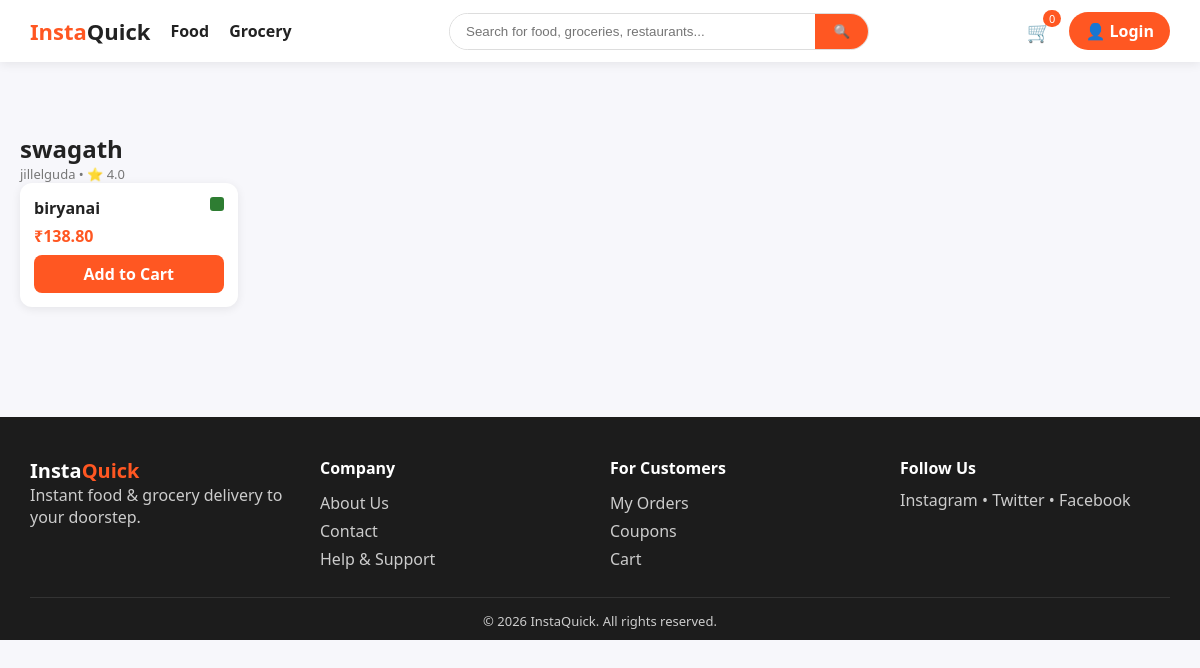
/food/restaurant/1/, run on the app's committed database.
### food/models.py (models this page shows, shortened)
class Restaurant(models.Model):
    name = models.CharField(max_length=150)
    address = models.CharField(max_length=255)
    rating = models.DecimalField(max_digits=2, decimal_places=1, default=4.0)
    image = models.ImageField(upload_to="restaurants/", blank=True, null=True)
    latitude = models.DecimalField(max_digits=9, decimal_places=6, null=True, blank=True)
    longitude = models.DecimalField(max_digits=9, decimal_places=6, null=True, blank=True)

class FoodItem(models.Model):
    restaurant = models.ForeignKey(Restaurant, on_delete=models.CASCADE, related_name="items")
    category = models.ForeignKey(FoodCategory, on_delete=models.SET_NULL, null=True, related_name="items")
    name = models.CharField(max_length=150)
    description = models.TextField(blank=True)
    price = models.DecimalField(max_digits=8, decimal_places=2)
    image = models.ImageField(upload_to="food/", blank=True, null=True)
    is_veg = models.BooleanField(default=True)  # drives the veg/non-veg toggle colour
    is_available = models.BooleanField(default=True)
    is_recommended = models.BooleanField(default=False)
    created_at = models.DateTimeField(auto_now_add=True)

### food/views.py (the view)
# urls.py: path("restaurant/<int:pk>/", views.restaurant_detail, name="restaurant_detail"),
def restaurant_detail(request, pk):
    restaurant = get_object_or_404(Restaurant, pk=pk)
    items = restaurant.items.filter(is_available=True)
    return render(request, "food/restaurant_detail.html", {
        "restaurant": restaurant, "items": items
    })

### orders/context_processors.py (called while the page is built, shortened)
def google_maps_key(request):
    return {"GOOGLE_MAPS_API_KEY": settings.GOOGLE_MAPS_API_KEY}

def cart_summary(request):
    food_count = 0
    grocery_count = 0
    return {"food_cart_count": food_count, "grocery_cart_count": grocery_count}

### templates/food/restaurant_detail.html
{% extends "base.html" %}
{% block content %}
<div class="section">
    <h2>{{ restaurant.name }}</h2>
    <p class="muted">{{ restaurant.address }} &bull; ⭐ {{ restaurant.rating }}</p>
    <div class="card-grid">
        {% for item in items %}
        <div class="card">
            <span class="veg-dot {% if item.is_veg %}veg{% else %}nonveg{% endif %}"></span>
            <h3>{{ item.name }}</h3>
            <p class="price">₹{{ item.price }}</p>
            <a class="btn-add" href="{% url 'orders:add_to_cart' 'food' item.id %}">Add to Cart</a>
        </div>
        {% endfor %}
    </div>
</div>
{% endblock %}

### static/css/style.css (style rules this page uses)
:root { --primary: #ff5722; --primary-dark: #e64a19; --veg: #2e7d32; --nonveg: #c62828; --bg: #f7f7fb; --text: #222; --muted: #777; --radius: 12px; --shadow: 0 2px 10px rgba(0,0,0,0.08); }
* { box-sizing: border-box; margin: 0; padding: 0; }
body { font-family: 'Segoe UI', Roboto, Arial, sans-serif; background: var(--bg); color: var(--text); }
a { text-decoration: none; color: inherit; }
.section { margin: 40px 0; }
.card-grid { display: grid; grid-template-columns: repeat(auto-fill, minmax(210px, 1fr)); gap: 18px; }
.card { background: #fff; border-radius: var(--radius); box-shadow: var(--shadow); padding: 14px; position: relative; transition: transform .15s; }
.card h3 { font-size: 16px; margin-bottom: 4px; }
.price { color: var(--primary); font-weight: 700; margin: 6px 0; }
.muted { color: var(--muted); font-size: 13px; }
.btn-add { display: block; text-align: center; background: var(--primary); color: #fff; padding: 8px; border-radius: 8px; font-weight: 600; margin-top: 8px; }
.veg-dot { position: absolute; top: 14px; right: 14px; width: 14px; height: 14px; border-radius: 3px; border: 2px solid; }
.veg-dot.veg { border-color: var(--veg); background: var(--veg); }

### data on the page
Restaurant: name "swagath", address "jillelguda", rating "4.0"
FoodItem: is_veg True (drawn), name "biryanai", price "138.80"

### other printed values
{{ food_cart_count|add:grocery_cart_count }} "0"
